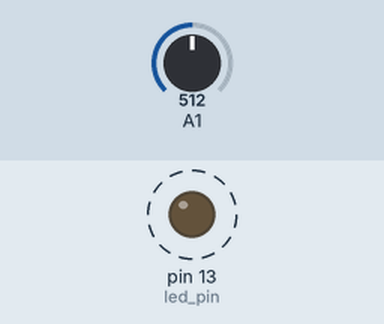
A sketch run on a simulated Arduino Uno, built with avr-gcc and run on an emulated ATmega328P. Parts: output pins drawn as LEDs (lit = HIGH). Dashed ring = blinking. Inputs (shaded band) come from the test bench; at power-on: A1 = 512. No radio packets arrive unless stated.

Above: at 1.2 s.
1.3 s: A1 set to 687
At 1.78 s:
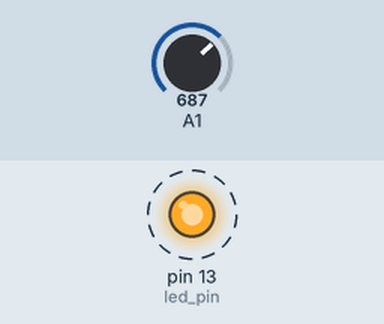
4.3 s: A1 set to 707
At 4.7 s:
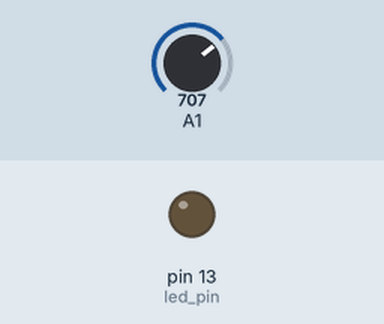
Timing chart, 0 to 7.3 s (numbered marks = the images above; inputs shaded):
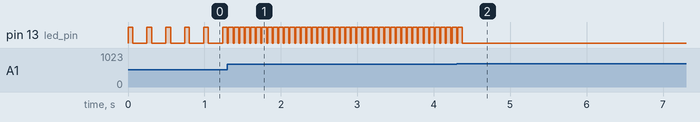

The sketch:

Basic_433Mhz_Txn.ino
```cpp
#include <VirtualWire.h>

const int led_pin = 13;
const int transmit_pin = 12;
//const int receive_pin = 2;
//const int transmit_en_pin = 3;

void setup()
{
  pinMode(led_pin,OUTPUT);
  // Initialise the IO and ISR
  vw_set_tx_pin(transmit_pin);
//  vw_set_rx_pin(receive_pin);
//  vw_set_ptt_pin(transmit_en_pin);
//  vw_set_ptt_inverted(true); // Required for DR3100
  vw_setup(2000);	 // Bits per sec
}

byte count = 1;

void loop()
{
  char msg[11] = {'h','e','l','l','o','6','7','8','9',' ','#'};

  msg[10] = count;
  digitalWrite(led_pin, HIGH); // Flash a light to show transmitting
  vw_send((uint8_t *)msg, 11);
  vw_wait_tx(); // Wait until the whole message is gone
  //delay(200);
  digitalWrite(led_pin, LOW);
  delay(700 - analogRead(1));
  count = count + 1;
}
```

Measured:
- the behaviour switches between 700 and 701 on A1 (found by bisection; images 1 and 2)
- after the input at 1.3 s, pin 13 (led_pin): alternates HIGH for 0.06 s and LOW for 0.01 s, starting at once
- after the input at 4.3 s, pin 13 (led_pin): goes on until 4.4 s, then stays LOW
- by itself, pin 13 (led_pin): alternates HIGH for 0.06 s and LOW for 0.19 s
